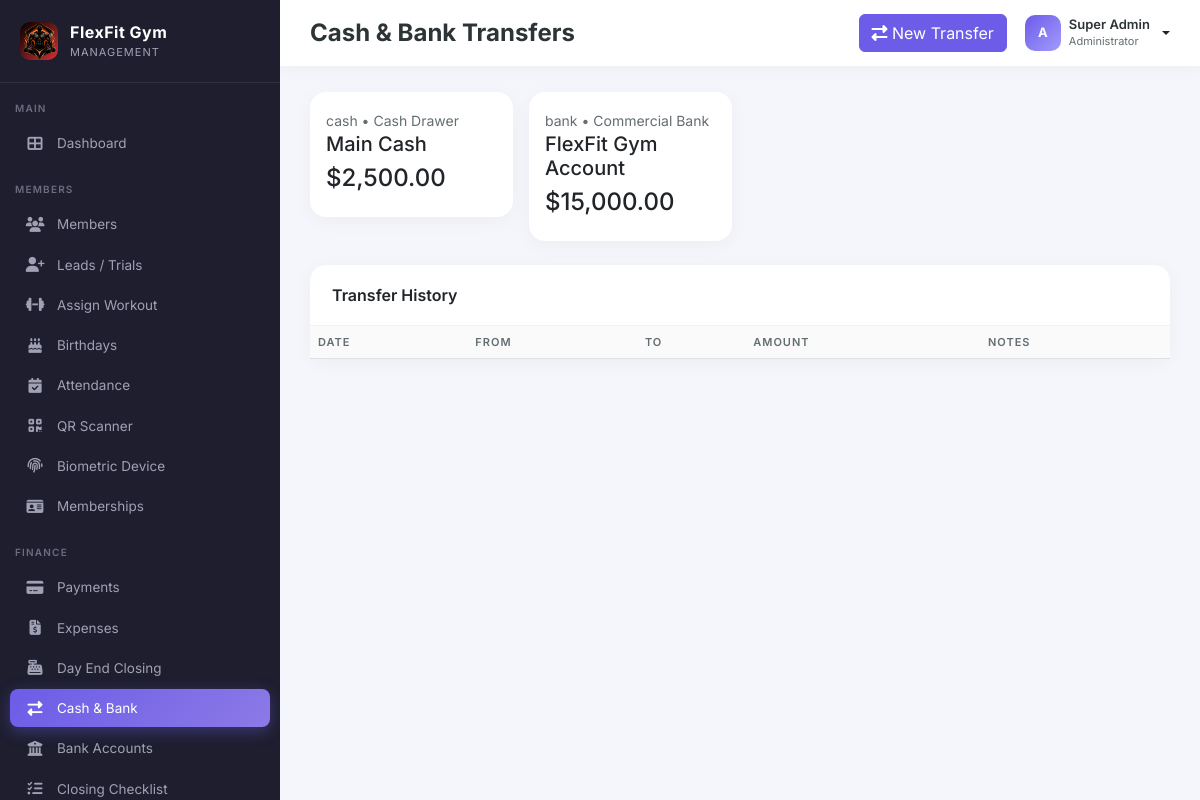
The app's page /admin/transfers.php (signed in) with its own data.
### tables this page shows
CREATE TABLE IF NOT EXISTS bank_accounts (
    id INT AUTO_INCREMENT PRIMARY KEY,
    bank_name VARCHAR(150) NOT NULL,
    account_name VARCHAR(150) NOT NULL,
    account_number VARCHAR(100),
    balance DECIMAL(12,2) DEFAULT 0,
    type ENUM('cash','bank','online') DEFAULT 'bank',
    created_at TIMESTAMP DEFAULT CURRENT_TIMESTAMP
);

### config/init.php (called while the page is built, shortened)
<?php
require_once __DIR__ . '/database.php';
require_once __DIR__ . '/../includes/functions.php';
$settings = [];
try {
    $stmt = $pdo->query("SHOW TABLES LIKE 'settings'");
    if ($stmt->rowCount() > 0) {
        $stmt = $pdo->query("SELECT setting_key, setting_value FROM settings");
        foreach ($stmt->fetchAll() as $row) {
            $settings[$row['setting_key']] = $row['setting_value'];
        }
    }
} catch (Exception $e) {
}
?>

### includes/functions.php (called while the page is built, shortened)
<?php
function getSetting($key, $default = '') {
    global $settings;
    return $settings[$key] ?? $default;
}
function formatCurrency($amount) {
    $currency = getSetting('currency', '$');
    return $currency . number_format((float)$amount, 2);
}
?>

### admin/transfers.php (the view, shortened to what this page needs)
<?php
require_once '../includes/header.php';
require_once '../includes/sidebar.php';
$accounts = $pdo->query("SELECT * FROM bank_accounts")->fetchAll();
?>
<div class="main-content">
    <div class="topbar">
        <div class="d-flex gap-3 align-items-center">
            <h4>Cash & Bank Transfers</h4>
        </div>
        <div class="topbar-actions">
            <button class="btn btn-primary" data-bs-toggle="modal" data-bs-target="#transferModal"><i class="fas fa-exchange-alt"></i> New Transfer</button>
            <div class="dropdown">
                <a
                    href="#"
                    class="d-flex align-items-center gap-2 text-decoration-none dropdown-toggle"
                    data-bs-toggle="dropdown"
                    aria-expanded="false"
                    style="color:inherit;"
                >
                    <div
                        class="avatar"
                        style="background:linear-gradient(135deg,#6c5ce7,#a29bfe); color:white;"
                    >
                        <?= strtoupper(substr($_SESSION['username'] ?? 'A', 0, 1)) ?>
                    </div>
                    <div
                        class="d-none d-md-block text-start"
                        style="line-height:1.1;"
                    >
                        <div
                            style="font-size:13px; font-weight:600;color:#2d3436;"
                        >
                            <?= $_SESSION['full_name'] ?? 'Admin' ?>
                        </div>
                        <small
                            style="font-size:11px; color:#636e72;"
                        >
                            Administrator
                        </small>
                    </div>
                </a>
            </div>
        </div>
    </div>
    <div class="content-wrapper">
        <div class="row g-3 mb-4">
            <?php foreach ($accounts as $a): ?>
                <div class="col-md-3">
                    <div class="card-modern p-3">
                        <small style="color:#636e72;"><?= $a['type'] ?> • <?= $a['bank_name'] ?></small>
                        <h5><?= $a['account_name'] ?></h5>
                        <h4><?= formatCurrency($a['balance']) ?></h4>
                    </div>
                </div>
            <?php endforeach; ?>
        </div>
        <div class="card-modern">
            <div class="card-header">Transfer History</div>
            <div class="table-responsive">
                <table class="table table-modern mb-0">
                    <thead>
                        <tr>
                            <th>Date</th>
                            <th>From</th>
                            <th>To</th>
                            <th>Amount</th>
                            <th>Notes</th>
                        </tr>
                    </thead>
                </table>
            </div>
        </div>
    </div>
</div>
<?php require_once '../includes/footer.php'; ?>

### assets/css/style.css (style rules this page uses)
:root { --sidebar-width: 280px; --primary: #6c5ce7; --primary-dark: #5a4bd1; --secondary: #a29bfe; --dark: #2d3436; --light: #f8f9fc; --success: #00b894; --warning: #fdcb6e; --danger: #d63031; }
* { font-family: 'Inter', sans-serif; }
body { background: #f4f6fb; overflow-x: hidden; }
.main-content { margin-left: var(--sidebar-width); min-height: 100vh; transition: all .3s; }
.topbar { background: #fff; padding: 14px 30px; display: flex; align-items: center; justify-content: space-between; box-shadow: 0 2px 20px rgba(0,0,0,.04); position: sticky; top: 0; z-index: 900; }
.topbar h4 { margin: 0; font-weight: 700; color: var(--dark); }
.topbar-actions { display: flex; align-items: center; gap: 18px; }
.content-wrapper { padding: 26px 30px; }
.card-modern { background: #fff; border-radius: 16px; border: none; box-shadow: 0 4px 20px rgba(0,0,0,.04); }
.card-modern .card-header { background: transparent; border-bottom: 1px solid #f1f2f6; padding: 18px 22px; font-weight: 600; }
.table-modern thead th { font-size: 11px; text-transform: uppercase; letter-spacing: 1px; color: #636e72; font-weight: 600; border-bottom-width: 1px; background: #fafafb; }
.btn-primary { background: var(--primary); border-color: var(--primary); }
.avatar { width: 36px; height: 36px; border-radius: 10px; object-fit: cover; background: #dfe6e9; display: inline-flex; align-items: center; justify-content: center; font-weight: 700; font-size: 13px; color: #636e72; }

### records on screen
bank_accounts: type "cash", bank_name "Cash Drawer", account_name "Main Cash", balance "$2,500.00"
bank_accounts: type "bank", bank_name "Commercial Bank", account_name "FlexFit Gym Account", balance "$15,000.00"

### other values on screen
getSetting('gym_name', 'FlexFit Gym') "FlexFit Gym"
substr($_SESSION['username'] ?? 'A', 0, 1) "A"
$_SESSION['full_name'] "Super Admin"
